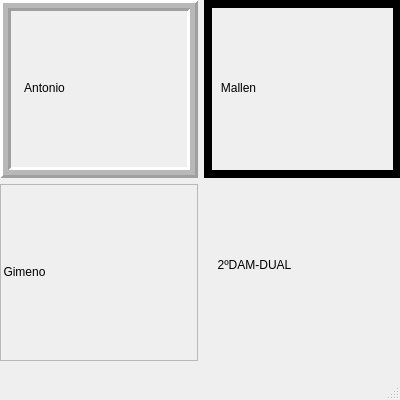
<?xml version="1.0" encoding="UTF-8"?>
<ui version="4.0">
 <class>AntonioMallen</class>
 <widget class="QMainWindow" name="AntonioMallen">
  <property name="geometry">
   <rect>
    <x>0</x>
    <y>0</y>
    <width>400</width>
    <height>400</height>
   </rect>
  </property>
  <property name="windowTitle">
   <string>MainWindow</string>
  </property>
  <widget class="QWidget" name="centralwidget">
   <widget class="QWidget" name="">
    <property name="geometry">
     <rect>
      <x>0</x>
      <y>0</y>
      <width>401</width>
      <height>361</height>
     </rect>
    </property>
    <layout class="QGridLayout" name="gridLayout">
     <item row="0" column="0">
      <widget class="QFrame" name="frame">
       <property name="frameShape">
        <enum>QFrame::Box</enum>
       </property>
       <property name="frameShadow">
        <enum>QFrame::Raised</enum>
       </property>
       <property name="lineWidth">
        <number>3</number>
       </property>
       <property name="midLineWidth">
        <number>5</number>
       </property>
       <widget class="QLabel" name="label">
        <property name="geometry">
         <rect>
          <x>20</x>
          <y>80</y>
          <width>49</width>
          <height>16</height>
         </rect>
        </property>
        <property name="text">
         <string>Antonio</string>
        </property>
        <property name="alignment">
         <set>Qt::AlignCenter</set>
        </property>
       </widget>
      </widget>
     </item>
     <item row="1" column="0">
      <widget class="QFrame" name="frame_2">
       <property name="frameShape">
        <enum>QFrame::StyledPanel</enum>
       </property>
       <property name="frameShadow">
        <enum>QFrame::Sunken</enum>
       </property>
       <property name="lineWidth">
        <number>1</number>
       </property>
       <property name="midLineWidth">
        <number>7</number>
       </property>
       <widget class="QLabel" name="label_3">
        <property name="geometry">
         <rect>
          <x>0</x>
          <y>80</y>
          <width>49</width>
          <height>16</height>
         </rect>
        </property>
        <property name="text">
         <string>Gimeno</string>
        </property>
        <property name="alignment">
         <set>Qt::AlignCenter</set>
        </property>
       </widget>
      </widget>
     </item>
     <item row="1" column="1">
      <widget class="QFrame" name="frame_4">
       <property name="frameShape">
        <enum>QFrame::NoFrame</enum>
       </property>
       <property name="frameShadow">
        <enum>QFrame::Plain</enum>
       </property>
       <property name="lineWidth">
        <number>5</number>
       </property>
       <property name="midLineWidth">
        <number>2</number>
       </property>
       <widget class="QLabel" name="label_4">
        <property name="geometry">
         <rect>
          <x>0</x>
          <y>70</y>
          <width>101</width>
          <height>21</height>
         </rect>
        </property>
        <property name="text">
         <string>2ºDAM-DUAL</string>
        </property>
        <property name="alignment">
         <set>Qt::AlignCenter</set>
        </property>
       </widget>
      </widget>
     </item>
     <item row="0" column="1">
      <widget class="QFrame" name="frame_3">
       <property name="frameShape">
        <enum>QFrame::Panel</enum>
       </property>
       <property name="frameShadow">
        <enum>QFrame::Plain</enum>
       </property>
       <property name="lineWidth">
        <number>8</number>
       </property>
       <property name="midLineWidth">
        <number>1</number>
       </property>
       <widget class="QLabel" name="label_2">
        <property name="geometry">
         <rect>
          <x>10</x>
          <y>80</y>
          <width>49</width>
          <height>16</height>
         </rect>
        </property>
        <property name="text">
         <string>Mallen</string>
        </property>
        <property name="alignment">
         <set>Qt::AlignCenter</set>
        </property>
       </widget>
      </widget>
     </item>
    </layout>
   </widget>
  </widget>
  <widget class="QMenuBar" name="menubar">
   <property name="geometry">
    <rect>
     <x>0</x>
     <y>0</y>
     <width>400</width>
     <height>22</height>
    </rect>
   </property>
  </widget>
  <widget class="QStatusBar" name="statusbar"/>
 </widget>
 <resources/>
 <connections/>
</ui>
